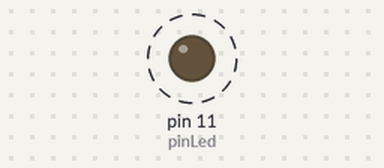
A sketch run on a simulated Arduino Uno, built with avr-gcc and run on an emulated ATmega328P. On the bench: output pins drawn as LEDs (lit = HIGH). Dashed ring = blinking.

Above: at 0.2 s.
Timing chart, 0 to 3.0 s (numbered marks = the images above):
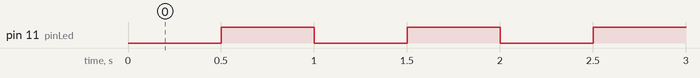

The sketch:

A1.ino
```cpp
const int pinLed = 11;
void setup() {

  pinMode(pinLed,OUTPUT);

}

void loop() {

  delay(500);
  digitalWrite(pinLed,HIGH);
  delay(500);
  digitalWrite(pinLed,LOW);


}
```

Measured:
- by itself, pin 11 (pinLed): alternates HIGH for 0.50 s and LOW for 0.50 s
